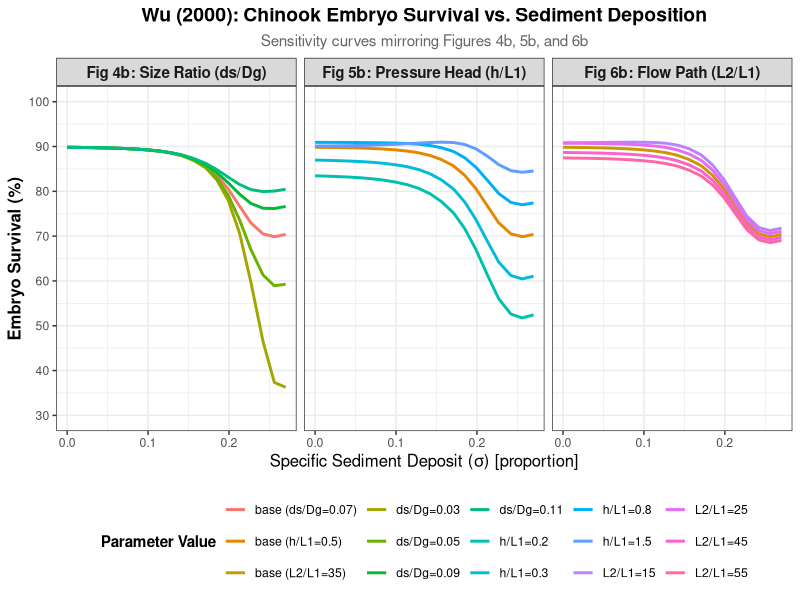

Recreate this plot in R.
# Wu, F. (2000). Modeling embryo survival affected by sediment deposition into salmonid spawning gravels: 
# Application to flushing flow prescriptions. Water Resources Research, 36(6), 1595–1603
# Wu 2000: Chinook salmon embryo survival vs. specific sediment deposit
# Equation 2, 3, and 4

# Load necessary libraries
library(dplyr)
library(ggplot2)

# ==============================================================================
# 1. Define the Mechanistic Equations from Wu (2000)
# ==============================================================================

# Equation 2: Reduced permeability ratio (K/K0)
calc_k_ratio <- function(sigma, ds_Dg) {
  # pmax ensures the term doesn't drop below 0 before being cubed
  term1 <- 4.54 * (pmax(0.42 - 1.54 * sigma, 0)^3) / ((0.58 + 1.54 * sigma)^2)
  term2 <- 3.66 * (ds_Dg^2) * sigma
  return(term1 + term2)
}

# Equation 3: Apparent velocity (V')
calc_v_prime <- function(k_ratio, h_L1, L2_L1, K2 = 3.0) {
  # Prevent division by zero
  k_ratio <- ifelse(k_ratio <= 0, 1e-10, k_ratio)
  K2_K1 <- 1.0 / k_ratio
  v_prime <- (h_L1 * K2) / (L2_L1 + K2_K1)
  return(v_prime)
}

# Equation 4: Embryo survival percentage (S)
calc_survival <- function(v_prime) {
  v_prime <- ifelse(v_prime <= 1e-10, 1e-10, v_prime)
  log_v <- log10(v_prime)
  s <- -17.6 * (log_v^2) - 39.6 * log_v + 68.7
  # Cap biological bounds between 0% and 100%
  s <- pmax(0, pmin(s, 100))
  return(s)
}

# ==============================================================================
# 2. Function to Generate Data for a Given Set of Parameters
# ==============================================================================

generate_curve_data <- function(curve_id, stressor_val, ds_Dg, h_L1, L2_L1, group_label) {
  # Use 20 points across the sigma range (0 to 0.27) for a smooth curve
  sigma_vals <- seq(0, 0.27, length.out = 20) 
  
  k_rat <- calc_k_ratio(sigma_vals, ds_Dg)
  v_p <- calc_v_prime(k_rat, h_L1, L2_L1)
  surv <- calc_survival(v_p)
  
  data.frame(
    curve.id = curve_id,
    stressor.label = rep("specific_sediment_deposit", length(sigma_vals)),
    stressor.x = round(sigma_vals, 3),
    units.x = rep("proportion", length(sigma_vals)),
    response.label = rep("embryo_survival", length(sigma_vals)),
    response.y = round(surv, 2),
    units.y = rep("percent", length(sigma_vals)),
    stressor.value = rep(stressor_val, length(sigma_vals)),
    Plot_Group = rep(group_label, length(sigma_vals))
  )
}

# ==============================================================================
# 3. Generate Data for Base Model & Sensitivity Curves (Figs 4b, 5b, 6b)
# ==============================================================================

# Base parameters
base_ds_Dg <- 0.07
base_h_L1  <- 0.5
base_L2_L1 <- 35

all_data <- list()

# -- Fig 4b: Sensitivity to Sediment-Gravel Size Ratio (ds/Dg) --
ds_vals <- c(0.03, 0.05, 0.07, 0.09, 0.11)
for(val in ds_vals) {
  c_id <- paste0("size_ratio_", val)
  s_val <- paste0("ds/Dg=", val)
  # Mark base value
  if(val == base_ds_Dg) { c_id <- "base_model_size_ratio"; s_val <- "base (ds/Dg=0.07)" }
  
  all_data[[length(all_data) + 1]] <- generate_curve_data(c_id, s_val, val, base_h_L1, base_L2_L1, "Fig 4b: Size Ratio (ds/Dg)")
}

# -- Fig 5b: Sensitivity to Pressure Head (h/L1) --
h_vals <- c(0.2, 0.3, 0.5, 0.8, 1.5)
for(val in h_vals) {
  c_id <- paste0("pressure_head_", val)
  s_val <- paste0("h/L1=", val)
  # Mark base value
  if(val == base_h_L1) { c_id <- "base_model_pressure_head"; s_val <- "base (h/L1=0.5)" }
  
  all_data[[length(all_data) + 1]] <- generate_curve_data(c_id, s_val, base_ds_Dg, val, base_L2_L1, "Fig 5b: Pressure Head (h/L1)")
}

# -- Fig 6b: Sensitivity to Flow Path Length (L2/L1) --
L2_vals <- c(15, 25, 35, 45, 55)
for(val in L2_vals) {
  c_id <- paste0("flow_path_", val)
  s_val <- paste0("L2/L1=", val)
  # Mark base value
  if(val == base_L2_L1) { c_id <- "base_model_flow_path"; s_val <- "base (L2/L1=35)" }
  
  all_data[[length(all_data) + 1]] <- generate_curve_data(c_id, s_val, base_ds_Dg, base_h_L1, val, "Fig 6b: Flow Path (L2/L1)")
}

# Combine all generated data into a single dataframe
final_df <- do.call(rbind, all_data)

# ==============================================================================
# 4. Export to CSV
# ==============================================================================

export_df <- final_df %>% select(-Plot_Group)

# Save to CSV
write.csv(export_df, "Wu_2000_SRF_Sensitivity_Data.csv", row.names = FALSE)

# ==============================================================================
# 5. Plot the Stressor-Response Curves (Faceted)
# ==============================================================================

srf_plot <- ggplot(final_df, aes(x = stressor.x, y = response.y, color = stressor.value, group = curve.id)) +
  geom_line(size = 1) +
  facet_wrap(~ Plot_Group, ncol = 3) +
  labs(
    title = "Wu (2000): Chinook Embryo Survival vs. Sediment Deposition",
    subtitle = "Sensitivity curves mirroring Figures 4b, 5b, and 6b",
    x = expression(paste("Specific Sediment Deposit (", sigma, ") [proportion]")),
    y = "Embryo Survival (%)",
    color = "Parameter Value"
  ) +
  scale_y_continuous(limits = c(30, 100), breaks = seq(30, 100, 10)) +
  theme_bw() +
  theme(
    plot.title = element_text(hjust = 0.5, face = "bold", size = 14),
    plot.subtitle = element_text(hjust = 0.5, size = 11, color = "gray40"),
    strip.text = element_text(face = "bold", size = 11),
    axis.title = element_text(face = "bold", size = 12),
    legend.position = "bottom",
    legend.title = element_text(face="bold")
  )

# Display the plot
print(srf_plot)
